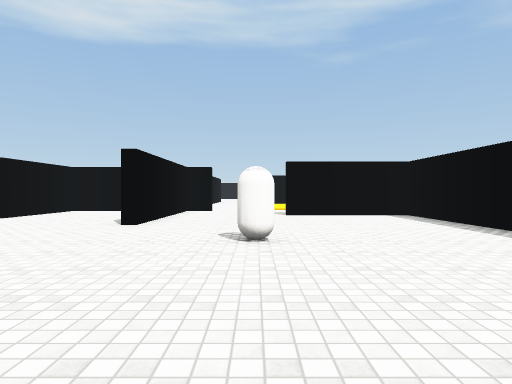
[1] (above)

24 first-person views from a walk through a Unity game level. The camera is 1.3 m above the floor, looks level and sees 75° across. The floor is counted in squares, 2 m on a side. Each view is taken from the middle of a square. On the plan, view 1 faces up. The plan holds only what a view shows up to about 10 squares ahead; the rest is blank. Surface patterns are stand-ins for the level's own textures.

[2]
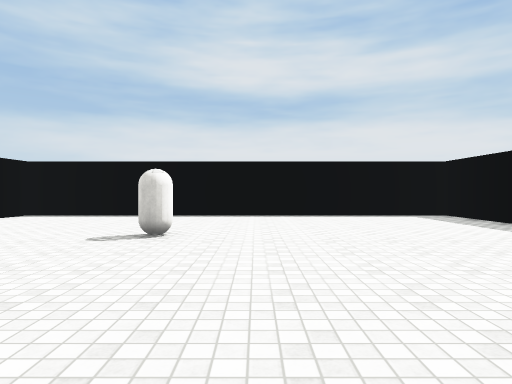

[3]
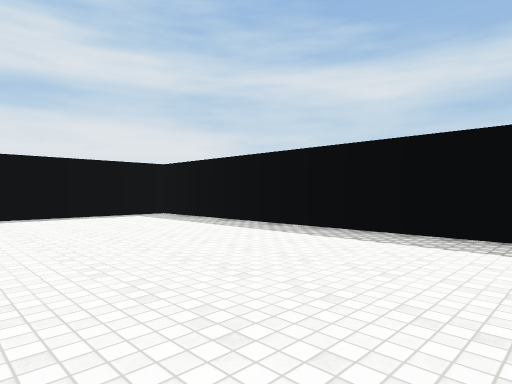

[4]
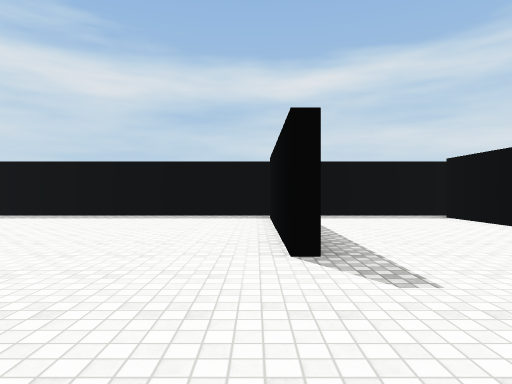

[5]
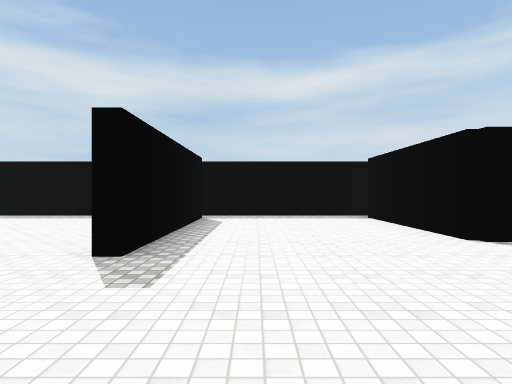

[6]
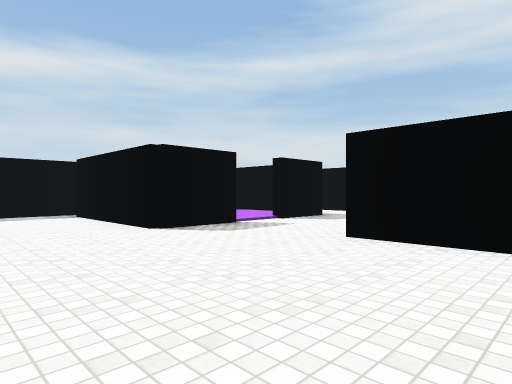

[7]
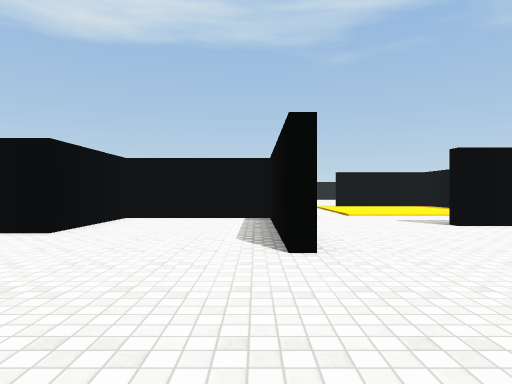

[8]
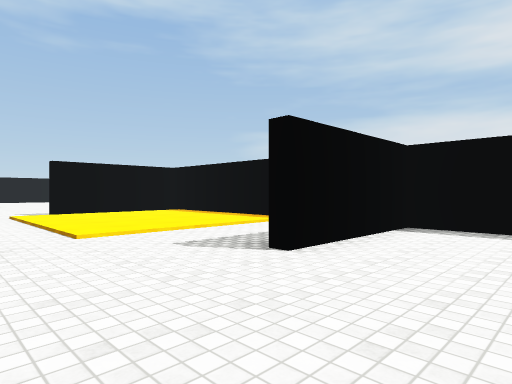

[9]
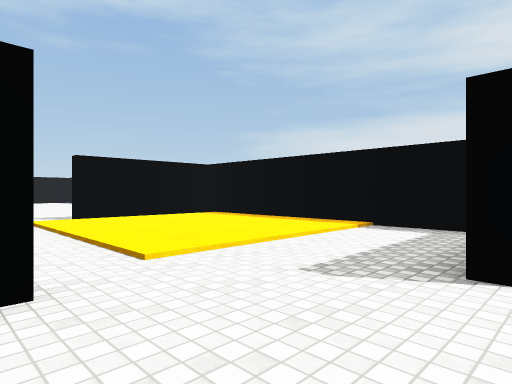

[10]
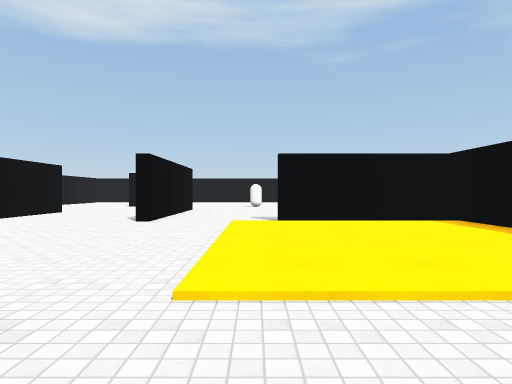

[11]
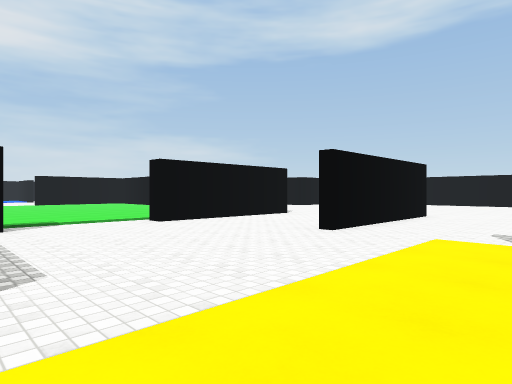

[12]
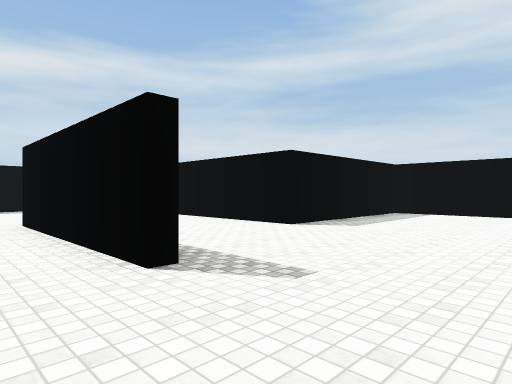

[13]
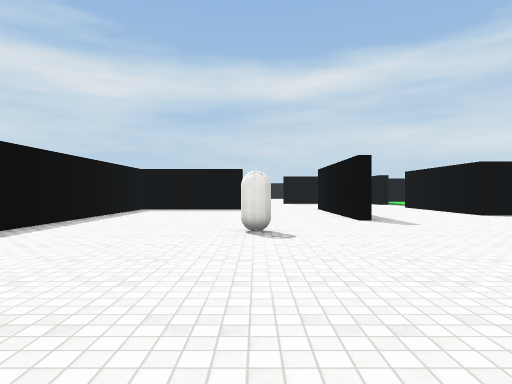

[14]
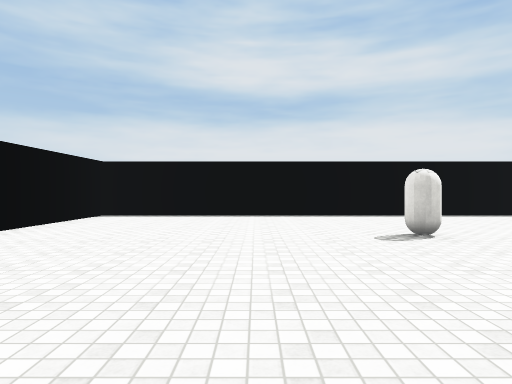

[15]
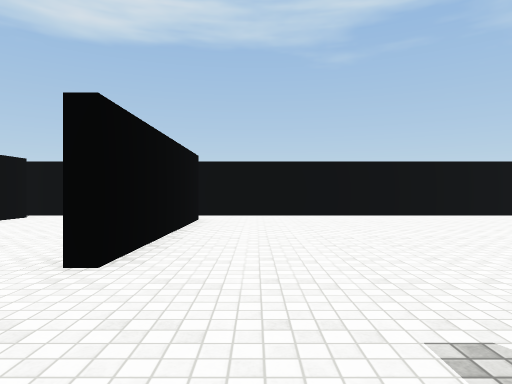

[16]
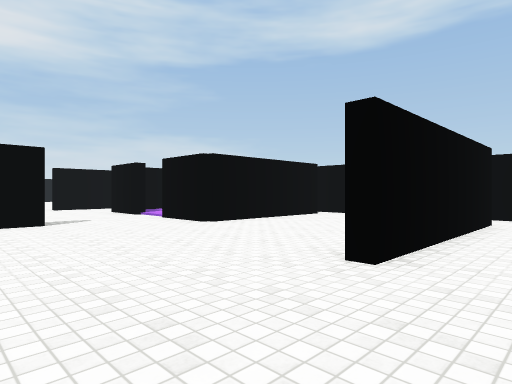

[17]
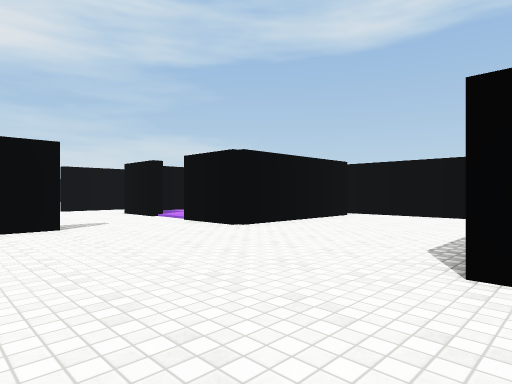

[18]
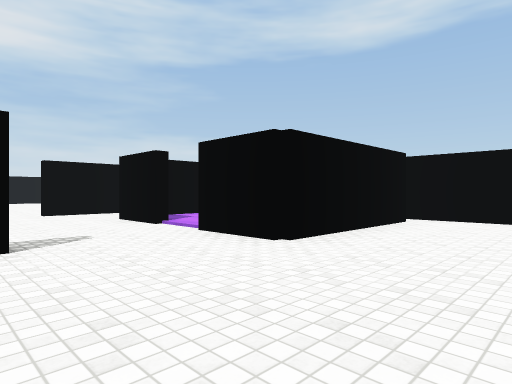

[19]
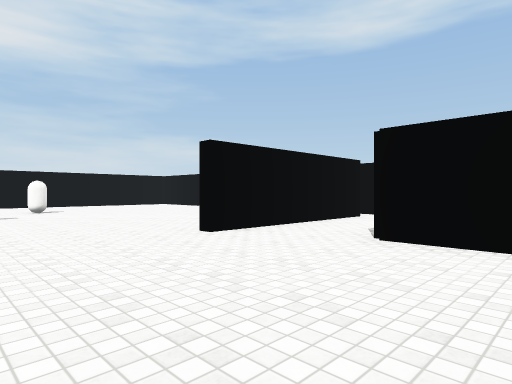

[20]
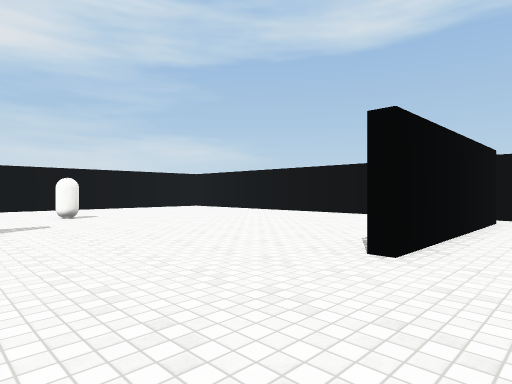

[21]
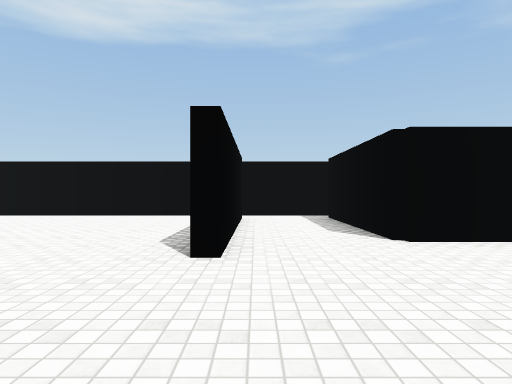

[22]
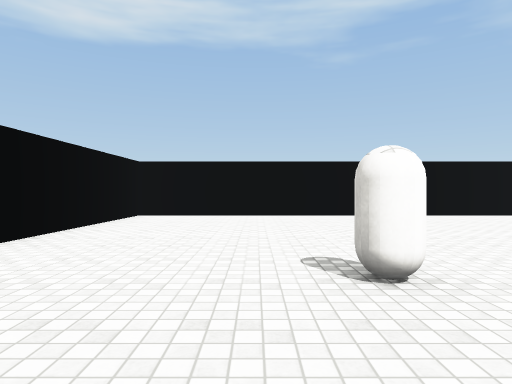

[23]
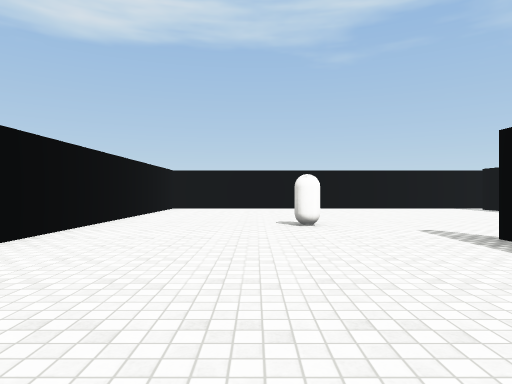

[24]
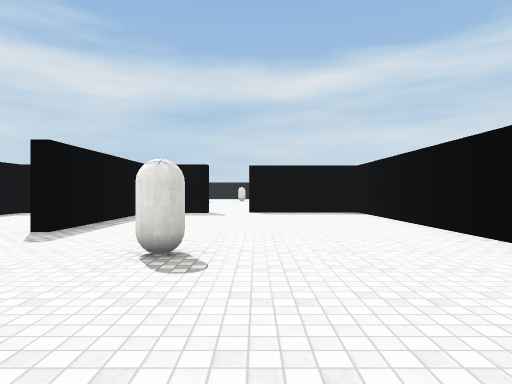

### Floor plan
Points are (right, up) in squares from view 1. A wall is a line through its corners. A room is listed if a view was taken in it or the views show most of it. See-through windows are left out.
Room 1 (views 1, 2, 3, 4, 5, 6, 7, 8, 9, 10)
walls: (-5.3, 1.2) (-5.3, -1.2); (-2.6, 8.8) (-2.6, 11.3) (-6.2, 11.3) (-6.2, 8.3) (-7.1, 8.3); (-5.7, -1.2) (-5.7, 1.5); (-2.3, 10) (-2.3, 6.6) (-2.8, 6.6); (-9.4, -2.3) (4.3, -2.3) (4.3, 9.3) (0.9, 9.3) (0.9, 9.8); (-11.9, 2.7) (-9.8, 2.7) (-9.8, -1.5)
ways out: opening at (-0.5, 11.5) to room 2; opening at (-12, 4.5); opening at (-10, -2)
objects: other object (0, 5)
Room 2 (views 11, 15, 16, 17, 18, 19, 20, 21, 22, 23, 24)
walls: (-11.3, 23.8) (-11.3, 21.1); (-15.1, 27.2) (-15.1, 30.5); (-13.2, 26.8) (-13.2, 26.4) (-15, 26.4); (-10.9, 20.8) (-6.2, 20.8) (-6.2, 16) (-6.8, 16); (-17.3, 30.4) (-17.3, 25.2); (-14.9, 31.3) (-29.2, 31.3) (-29.2, 18); (-22.7, 18.6) (-22.7, 22.6) (-22.2, 22.6); (-9.8, 30.6) (-9.8, 26.4) (-11.8, 26.4); (-5.4, 31.3) (-10.4, 31.3); (-2.3, 17.3) (-2.8, 17.3); (4.3, 10.4) (4.3, 17.3) (0.5, 17.3)
ways out: opening at (-0.5, 11.5) to room 1; opening at (-5, 23) to room 3; opening at (-1.5, 16.8) to room 3; opening at (-12.5, 27); opening at (-6, 14)
objects: other object (-25, 25)
Room 3 (views 12, 13, 14)
walls: (-2.8, 22.4) (-2.3, 22.4) (-2.3, 17.3); (4.3, 19.9) (4.3, 31.3) (-5.4, 31.3); (-5.3, 29.9) (-5.3, 27.5); (0.5, 17.3) (0.5, 17.8)
ways out: opening at (-5, 23) to room 2; opening at (-1.5, 16.8) to room 2
objects: other object (0, 25)

Where each view was taken, in squares from view 1:
view 1: 0 up, 0 right, facing up
view 2: 3 up, 5 left, facing right
view 3: 3 up, 5 left, facing down-right
view 4: 7 up, 5 left, facing down
view 5: 7 up, 7 left, facing down
view 6: 8 up, 7 left, facing down-left
view 7: 3 up, 3 left, facing up
view 8: 7 up, 2 left, facing up-right
view 9: 9 up, 2 left, facing up-right
view 10: 10 up, 0 right, facing up
view 11: 12 up, 1 right, facing up-left
view 12: 25 up, 1 left, facing down-left
view 13: 30 up, 0 right, facing down
view 14: 27 up, 5 left, facing right
view 15: 22 up, 4 left, facing up
view 16: 22 up, 4 left, facing up-left
view 17: 22 up, 5 left, facing up-left
view 18: 23 up, 7 left, facing up-left
view 19: 22 up, 13 left, facing up-left
view 20: 22 up, 16 left, facing up-left
view 21: 22 up, 17 left, facing up
view 22: 22 up, 26 left, facing up
view 23: 18 up, 26 left, facing up
view 24: 28 up, 26 left, facing down
